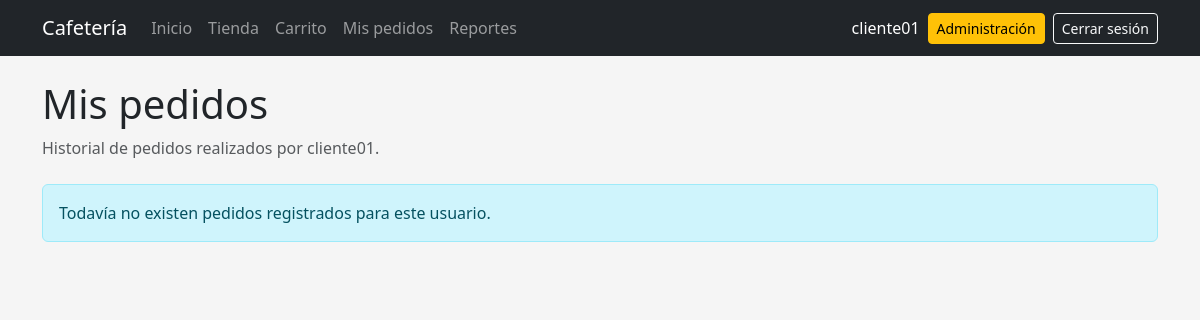
The app's page /mis-pedidos/ (signed in), older data.
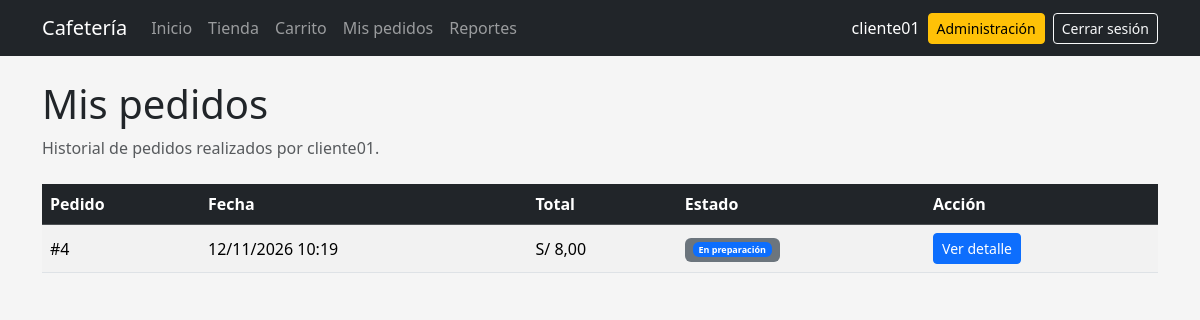
The same page, newer data.
### pedidos/models.py (models this page shows, shortened)
class Pedido(models.Model):
    class Estado(models.TextChoices):
        PENDIENTE = "PENDIENTE", "Pendiente"
        PREPARACION = "PREPARACION", "En preparación"
        ATENDIDO = "ATENDIDO", "Atendido"
        CANCELADO = "CANCELADO", "Cancelado"
    usuario = models.ForeignKey(
        settings.AUTH_USER_MODEL,
        on_delete=models.CASCADE,
        related_name="pedidos",
    )
    fecha = models.DateTimeField(auto_now_add=True)
    total = models.DecimalField(
        max_digits=10,
        decimal_places=2,
        default=0,
    )
    estado = models.CharField(
        max_length=20,
        choices=Estado.choices,
        default=Estado.PENDIENTE,
    )
    class Meta:
        ordering = ["-fecha"]

### pedidos/views.py (the view)
@login_required
def mis_pedidos(request):
    pedidos = (
        Pedido.objects
        .filter(
            usuario=request.user
        )
        .order_by("-fecha")
    )
    return render(
        request,
        "pedidos/mis_pedidos.html",
        {
            "pedidos": pedidos,
        },
    )

### pedidos/templates/pedidos/mis_pedidos.html
{% extends "base.html" %}
{% block content %}
<div class="mb-4">
    <h1>
        Mis pedidos
    </h1>
    <p class="text-muted">
        Historial de pedidos realizados por
        {{ user.username }}.
    </p>
</div>
{% if pedidos %}
<div class="table-responsive">
    <table class="table table-striped table-hover align-middle">
        <thead class="table-dark">
            <tr>
                <th>
                    Pedido
                </th>
                <th>
                    Fecha
                </th>
                <th>
                    Total
                </th>
                <th>
                    Estado
                </th>
                <th>
                    Acción
                </th>
            </tr>
        </thead>
        <tbody>
            {% for pedido in pedidos %}
            <tr>
                <td>
                    #{{ pedido.id }}
                </td>
                <td>
                    {{ pedido.fecha|date:"d/m/Y H:i" }}
                </td>
                <td>
                    S/ {{ pedido.total }}
                </td>
                <td>
                    <span class="badge text-bg-secondary">
                        {% include "pedidos/_estado_badge.html" with pedido=pedido %}
                    </span>
                </td>
                <td>
                    <a
                        href="{% url 'detalle_pedido' pedido.id %}"
                        class="btn btn-primary btn-sm"
                    >
                        Ver detalle
                    </a>
                </td>
            </tr>
            {% endfor %}
        </tbody>
    </table>
</div>
{% else %}
<div class="alert alert-info">
    Todavía no existen pedidos registrados
    para este usuario.
</div>
{% endif %}
{% endblock %}

### pedidos/templates/pedidos/_estado_badge.html
{% if pedido.estado == "PENDIENTE" %}
    <span class="badge text-bg-warning">
        Pendiente
    </span>
{% elif pedido.estado == "PREPARACION" %}
    <span class="badge text-bg-primary">
        En preparación
    </span>
{% elif pedido.estado == "ATENDIDO" %}
    <span class="badge text-bg-success">
        Atendido
    </span>
{% elif pedido.estado == "CANCELADO" %}
    <span class="badge text-bg-danger">
        Cancelado
    </span>
{% else %}
    <span class="badge text-bg-secondary">
        {{ pedido.get_estado_display }}
    </span>
{% endif %}

Row changes from the older to the newer data that the page shows:
added Pedido: id "4", fecha "12/11/2026 10:19", total "8,00", estado "En preparación"
Text that changed along with them:
text no longer shown: "Todavía no existen pedidos registrados para este usuario."
text now shown: "Pedido Fecha Total Estado Acción"
